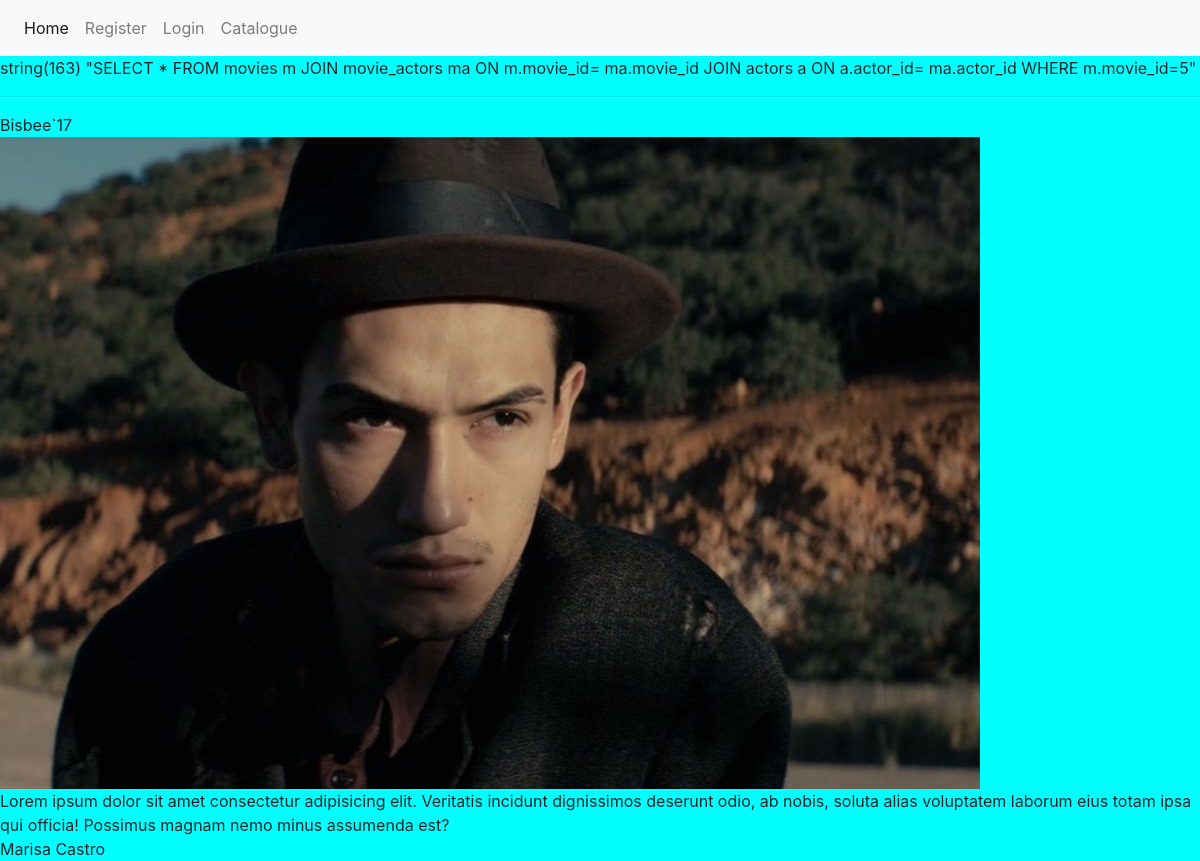
/details.php?details=5, run on the app's committed database.
### tables this page shows
CREATE TABLE IF NOT EXISTS `movie_actors` (
  `movie_id` int(11) NOT NULL,
  `actor_id` int(11) NOT NULL,
  KEY `actor_id` (`actor_id`),
  KEY `movie_id` (`movie_id`)
);

CREATE TABLE IF NOT EXISTS `movies` (
  `movie_id` int(11) NOT NULL AUTO_INCREMENT,
  `name` varchar(255) NOT NULL,
  `cat_id` int(255) NOT NULL,
  `movie_path` varchar(255) DEFAULT NULL,
  `release_year` date DEFAULT NULL,
  `short_synopsis` varchar(30) DEFAULT NULL,
  `long_synopsis` varchar(3000) DEFAULT NULL,
  `post_path` varchar(255) DEFAULT NULL,
  PRIMARY KEY (`movie_id`),
  KEY `cat_id` (`cat_id`)
);

CREATE TABLE IF NOT EXISTS `actors` (
  `actor_id` int(11) NOT NULL AUTO_INCREMENT,
  `actor_name` varchar(2000) NOT NULL,
  PRIMARY KEY (`actor_id`)
);

### connect-to.php (called while the page is built, shortened)
<?php
function connectTo($sql)
{
    $connect = mysqli_connect(DB_SERVER, DB_USER, DB_PASSWORD, DB_TABLE);
    $query = mysqli_query($connect, $sql);
    return $query;
}

### details.php (the view, shortened to what this page needs)
<?php require_once './looks.php';
headerLink(); ?>
<?php
require_once './connect-to.php';
if (isset($_GET['details']))
    $movie = $_GET['details'];
$sql = 'SELECT * FROM movies m
           JOIN movie_actors ma ON m.movie_id= ma.movie_id
           JOIN actors a ON a.actor_id= ma.actor_id
           WHERE m.movie_id=' . $movie;
var_dump($sql);
$query = connectTo($sql);
$db_record = mysqli_fetch_assoc($query);
echo '<hr>';
echo $db_record['name'] . '<br>';
?>
<image src="<?php echo $db_record['post_path']; ?>" alt=""><br>
    <?php
    echo $db_record['long_synopsis'] . '<br>';
    echo $db_record['actor_name'] . '<br>';
    ?>

### data on the page
movie_actors: movie.name "Bisbee`17", movie.post_path (picture), movie.long_synopsis "Lorem ipsum dolor sit amet consectetur adipisicing elit. Veritatis incidunt dignissimos deserunt odio, ab nobis, soluta alias voluptatem laborum eius totam ipsa qui officia! Possimus magnam nemo minus assumenda est?", actor.actor_name "Marisa Castro"
